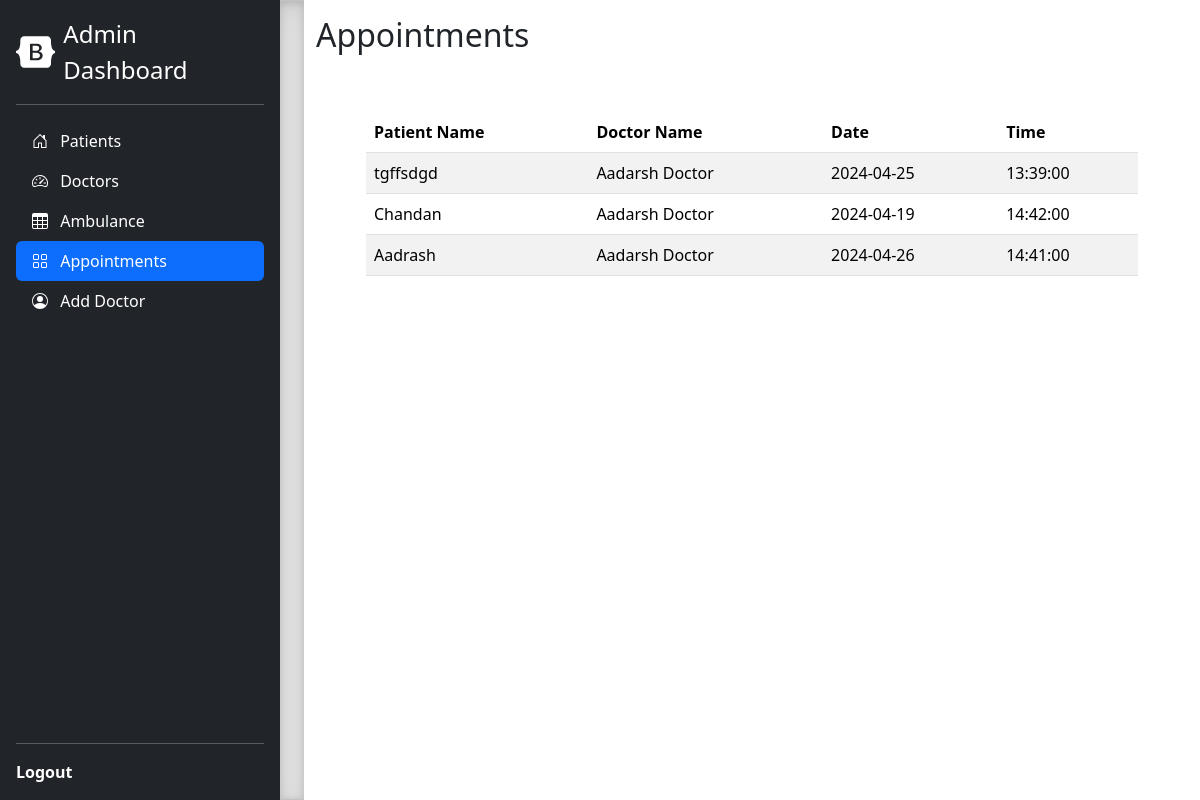
The page /admin/appointments.php (signed in) on the database its author committed.
### tables this page shows
CREATE TABLE `appointments` (
  `id` int(11) NOT NULL,
  `doctor_id` int(11) NOT NULL,
  `name` text NOT NULL,
  `patient_id` int(11) NOT NULL,
  `Problem` text NOT NULL,
  `fee` decimal(10,2) NOT NULL,
  `date` date NOT NULL,
  `time` time NOT NULL
);

CREATE TABLE `doctors` (
  `id` int(11) NOT NULL,
  `user_id` int(11) DEFAULT NULL,
  `name` varchar(100) NOT NULL,
  `specialization` varchar(100) DEFAULT NULL,
  `phone` varchar(20) DEFAULT NULL,
  `fee` int(4) DEFAULT NULL
);

### admin/appointments.php (the view, shortened to what this page needs)
<?php include 'admin_header.php'; ?>
<div class="container-fluid">
    <div class="row mt-3">
        <div class="col">
            <h2>Appointments</h2>
        </div>
    </div>
    <div class="row">
        <div class="col">
            <div class="table-responsive">
                <table class="table table-striped">
                    <thead>
                        <tr>
                            <th>Patient Name</th>
                            <th>Doctor Name</th>
                            <th>Date</th>
                            <th>Time</th>
                        </tr>
                    </thead>
                    <tbody>
                        <?php
                        require_once "../includes/config.php";
                        $sql_appointments = "SELECT * FROM appointments";
                        $result_appointments = $conn->query($sql_appointments);
                        $appointments = array();
                        if ($result_appointments->num_rows > 0) {
                            while ($row_appointment = $result_appointments->fetch_assoc()) {
                                $appointments[$row_appointment['doctor_id']][] = $row_appointment;
                            }
                            foreach ($appointments as $doctor_id => $doctor_appointments) {
                                $sql_doctor = "SELECT name FROM doctors WHERE id = $doctor_id";
                                $result_doctor = $conn->query($sql_doctor);
                                $row_doctor = $result_doctor->fetch_assoc();
                                foreach ($doctor_appointments as $appointment) {
                                    echo '<tr>';
                                    echo '<td>' . $appointment['name'] . '</td>';
                                    echo '<td>' . $row_doctor['name'] . '</td>';
                                    echo '<td>' . $appointment['date'] . '</td>';
                                    echo '<td>' . $appointment['time'] . '</td>';
                                    echo '</tr>';
                                }
                            }
                        } else {
                            echo '<tr><td colspan="5" class="text-center">No appointments found</td></tr>';
                        }
                        ?>
                    </tbody>
                </table>
            </div>
        </div>
    </div>
</div>
<?php include 'admin_footer.php'; ?>

### admin/admin_header.php (shortened to what this page needs)
<!doctype html>
<html lang="en" data-bs-theme="auto">
<head>
    <link href="https://cdn.jsdelivr.net/npm/bootstrap@5.3.3/dist/css/bootstrap.min.css" rel="stylesheet"
>
    <link rel="stylesheet" href="style.css">
</head>
<body>
    <div>
        <?php include 'admin_sidebar.php'; ?>
    </div>

### admin/admin_sidebar.php (shortened to what this page needs)
<main class="d-flex flex-nowrap">
    <div class="d-flex flex-column flex-shrink-0 p-3 text-bg-dark" style="width: 280px;">
        <a href="/" class="d-flex align-items-center mb-3 mb-md-0 me-md-auto text-white text-decoration-none">
            <svg class="bi pe-none me-2" width="40" height="32">
                <use xlink:href="#bootstrap" />
            </svg>
            <span class="fs-4">Admin Dashboard</span>
        </a>
        <hr>
        <ul class="nav nav-pills flex-column mb-auto">
            <li class="nav-item">
                <a href="patients.php" class="nav-link text-white" aria-current="page">
                    <svg class="bi pe-none me-2" width="16" height="16">
                        <use xlink:href="#home" />
                    </svg>
                    Patients
                </a>
            </li>
            <li>
                <a href="doctors.php" class="nav-link text-white">
                    <svg class="bi pe-none me-2" width="16" height="16">
                        <use xlink:href="#speedometer2" />
                    </svg>
                    Doctors
                </a>
            </li>
            <li>
                <a href="ambulances.php" class="nav-link text-white">
                    <svg class="bi pe-none me-2" width="16" height="16">
                        <use xlink:href="#table" />
                    </svg>
                    Ambulance
                </a>
            </li>
            <li>
                <a href="appointments.php" class="nav-link text-white">
                    <svg class="bi pe-none me-2" width="16" height="16">
                        <use xlink:href="#grid" />
                    </svg>
                    Appointments
                </a>
            </li>
            <li>
                <a href="add_doctor.php" class="nav-link text-white">
                    <svg class="bi pe-none me-2" width="16" height="16">
                        <use xlink:href="#people-circle" />
                    </svg>
                    Add Doctor
                </a>
            </li>
        </ul>
        <hr>
        <div class="dropdown">
            <a href="../logout.php" class="d-flex align-items-center text-white text-decoration-none"
                >
                <strong>Logout</strong>
            </a>
        </div>
    </div>
    <div class="b-example-divider b-example-vr"></div>
</main>

### admin/admin_footer.php (shortened to what this page needs)
</body>
</html>

### admin/style.css (style rules this page uses)
.table-responsive { padding: 50px; }

### admin/admin_header.php (style rules this page uses)
body { display: flex; }

### admin/admin_sidebar.php (style rules this page uses)
.b-example-divider { width: 100%; height: 3rem; background-color: rgba(0, 0, 0, .1); border: solid rgba(0, 0, 0, .15); border-width: 1px 0; box-shadow: inset 0 .5em 1.5em rgba(0, 0, 0, .1), inset 0 .125em .5em rgba(0, 0, 0, .15); }
.b-example-vr { flex-shrink: 0; width: 1.5rem; height: 100vh; }
.bi { vertical-align: -.125em; fill: currentColor; }

### rows shown on the page
appointments: name "tgffsdgd", doctor.name "Aadarsh Doctor", date "2024-04-25", time "13:39:00"
appointments: name "Chandan", doctor.name "Aadarsh Doctor", date "2024-04-19", time "14:42:00"
appointments: name "Aadrash", doctor.name "Aadarsh Doctor", date "2024-04-26", time "14:41:00"
